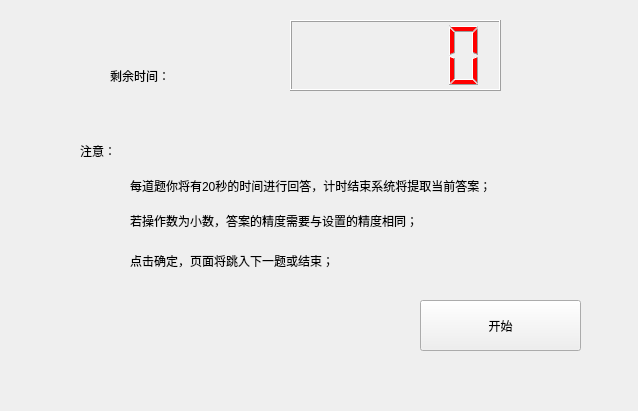
<?xml version="1.0" encoding="UTF-8"?>
<ui version="4.0">
 <class>Widget</class>
 <widget class="QWidget" name="Widget">
  <property name="geometry">
   <rect>
    <x>0</x>
    <y>0</y>
    <width>638</width>
    <height>411</height>
   </rect>
  </property>
  <property name="windowTitle">
   <string>Widget</string>
  </property>
  <widget class="QLCDNumber" name="lcdNumber">
   <property name="geometry">
    <rect>
     <x>290</x>
     <y>20</y>
     <width>211</width>
     <height>71</height>
    </rect>
   </property>
   <property name="styleSheet">
    <string notr="true">font: 16pt &quot;Agency FB&quot;;
color: rgb(255, 0, 0);</string>
   </property>
  </widget>
  <widget class="QLabel" name="label">
   <property name="geometry">
    <rect>
     <x>110</x>
     <y>50</y>
     <width>141</width>
     <height>51</height>
    </rect>
   </property>
   <property name="styleSheet">
    <string notr="true">font: 16pt &quot;Adobe Devanagari&quot;;</string>
   </property>
   <property name="text">
    <string>剩余时间：</string>
   </property>
  </widget>
  <widget class="QStackedWidget" name="stackedWidget">
   <property name="geometry">
    <rect>
     <x>60</x>
     <y>110</y>
     <width>541</width>
     <height>261</height>
    </rect>
   </property>
   <property name="currentIndex">
    <number>0</number>
   </property>
   <widget class="QWidget" name="page_4">
    <widget class="QPushButton" name="pushButton_4">
     <property name="geometry">
      <rect>
       <x>360</x>
       <y>190</y>
       <width>161</width>
       <height>51</height>
      </rect>
     </property>
     <property name="styleSheet">
      <string notr="true">font: 16pt &quot;Adobe Devanagari&quot;;
font: 16pt &quot;Adobe Devanagari&quot;;</string>
     </property>
     <property name="text">
      <string>开始</string>
     </property>
    </widget>
    <widget class="QLabel" name="label_4">
     <property name="geometry">
      <rect>
       <x>20</x>
       <y>20</y>
       <width>131</width>
       <height>41</height>
      </rect>
     </property>
     <property name="styleSheet">
      <string notr="true">font: 12pt &quot;Adobe Devanagari&quot;;
font: 14pt &quot;Adobe Devanagari&quot;;</string>
     </property>
     <property name="text">
      <string>注意：</string>
     </property>
    </widget>
    <widget class="QLabel" name="label_5">
     <property name="geometry">
      <rect>
       <x>70</x>
       <y>60</y>
       <width>501</width>
       <height>31</height>
      </rect>
     </property>
     <property name="styleSheet">
      <string notr="true">font: 12pt &quot;Adobe Devanagari&quot;;
font: 12pt &quot;Adobe Devanagari&quot;;</string>
     </property>
     <property name="text">
      <string>每道题你将有20秒的时间进行回答，计时结束系统将提取当前答案；</string>
     </property>
    </widget>
    <widget class="QLabel" name="label_7">
     <property name="geometry">
      <rect>
       <x>70</x>
       <y>90</y>
       <width>431</width>
       <height>41</height>
      </rect>
     </property>
     <property name="styleSheet">
      <string notr="true">font: 12pt &quot;Adobe Devanagari&quot;;</string>
     </property>
     <property name="text">
      <string>若操作数为小数，答案的精度需要与设置的精度相同；</string>
     </property>
    </widget>
    <widget class="QLabel" name="label_8">
     <property name="geometry">
      <rect>
       <x>70</x>
       <y>130</y>
       <width>331</width>
       <height>41</height>
      </rect>
     </property>
     <property name="styleSheet">
      <string notr="true">font: 12pt &quot;Adobe Devanagari&quot;;</string>
     </property>
     <property name="text">
      <string>点击确定，页面将跳入下一题或结束；</string>
     </property>
    </widget>
   </widget>
   <widget class="QWidget" name="page">
    <widget class="QLabel" name="label_2">
     <property name="geometry">
      <rect>
       <x>10</x>
       <y>10</y>
       <width>71</width>
       <height>31</height>
      </rect>
     </property>
     <property name="styleSheet">
      <string notr="true">font: 16pt &quot;Adobe Devanagari&quot;;</string>
     </property>
     <property name="text">
      <string>题目</string>
     </property>
    </widget>
    <widget class="QLabel" name="label_3">
     <property name="geometry">
      <rect>
       <x>10</x>
       <y>50</y>
       <width>521</width>
       <height>91</height>
      </rect>
     </property>
     <property name="styleSheet">
      <string notr="true">font: 14pt &quot;Adobe Devanagari&quot;;</string>
     </property>
     <property name="text">
      <string/>
     </property>
    </widget>
    <widget class="QLineEdit" name="answer1">
     <property name="geometry">
      <rect>
       <x>310</x>
       <y>160</y>
       <width>201</width>
       <height>31</height>
      </rect>
     </property>
     <property name="styleSheet">
      <string notr="true">font: 12pt &quot;Adobe Devanagari&quot;;</string>
     </property>
    </widget>
    <widget class="QPushButton" name="pushButton">
     <property name="geometry">
      <rect>
       <x>430</x>
       <y>210</y>
       <width>81</width>
       <height>31</height>
      </rect>
     </property>
     <property name="styleSheet">
      <string notr="true">font: 16pt &quot;Adobe Devanagari&quot;;</string>
     </property>
     <property name="text">
      <string>确定</string>
     </property>
    </widget>
   </widget>
  </widget>
  <widget class="QLabel" name="label_6">
   <property name="geometry">
    <rect>
     <x>170</x>
     <y>70</y>
     <width>54</width>
     <height>12</height>
    </rect>
   </property>
   <property name="text">
    <string/>
   </property>
  </widget>
 </widget>
 <layoutdefault spacing="6" margin="11"/>
 <resources/>
 <connections/>
</ui>
